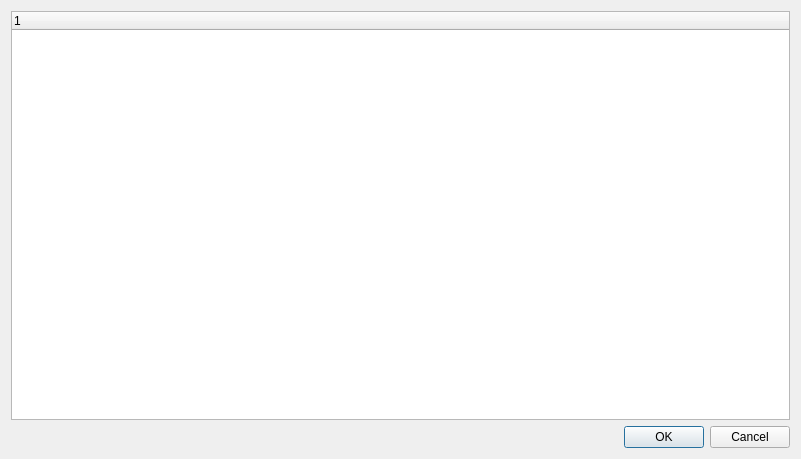
<?xml version="1.0" encoding="UTF-8"?>
<ui version="4.0">
 <class>SelectChangesetDialog</class>
 <widget class="QDialog" name="SelectChangesetDialog">
  <property name="geometry">
   <rect>
    <x>0</x>
    <y>0</y>
    <width>801</width>
    <height>459</height>
   </rect>
  </property>
  <property name="windowTitle">
   <string>Select Changeset</string>
  </property>
  <layout class="QVBoxLayout" name="verticalLayout_2">
   <item>
    <layout class="QVBoxLayout" name="verticalLayout">
     <item>
      <widget class="QTreeWidget" name="changesetList">
       <property name="contextMenuPolicy">
        <enum>Qt::CustomContextMenu</enum>
       </property>
       <property name="styleSheet">
        <string notr="true"/>
       </property>
       <property name="alternatingRowColors">
        <bool>false</bool>
       </property>
       <property name="rootIsDecorated">
        <bool>false</bool>
       </property>
       <property name="itemsExpandable">
        <bool>false</bool>
       </property>
       <property name="expandsOnDoubleClick">
        <bool>false</bool>
       </property>
       <column>
        <property name="text">
         <string notr="true">1</string>
        </property>
       </column>
      </widget>
     </item>
     <item>
      <widget class="QDialogButtonBox" name="buttonBox">
       <property name="orientation">
        <enum>Qt::Horizontal</enum>
       </property>
       <property name="standardButtons">
        <set>QDialogButtonBox::Cancel|QDialogButtonBox::Ok</set>
       </property>
      </widget>
     </item>
    </layout>
   </item>
  </layout>
 </widget>
 <tabstops>
  <tabstop>changesetList</tabstop>
  <tabstop>buttonBox</tabstop>
 </tabstops>
 <resources/>
 <connections/>
</ui>
